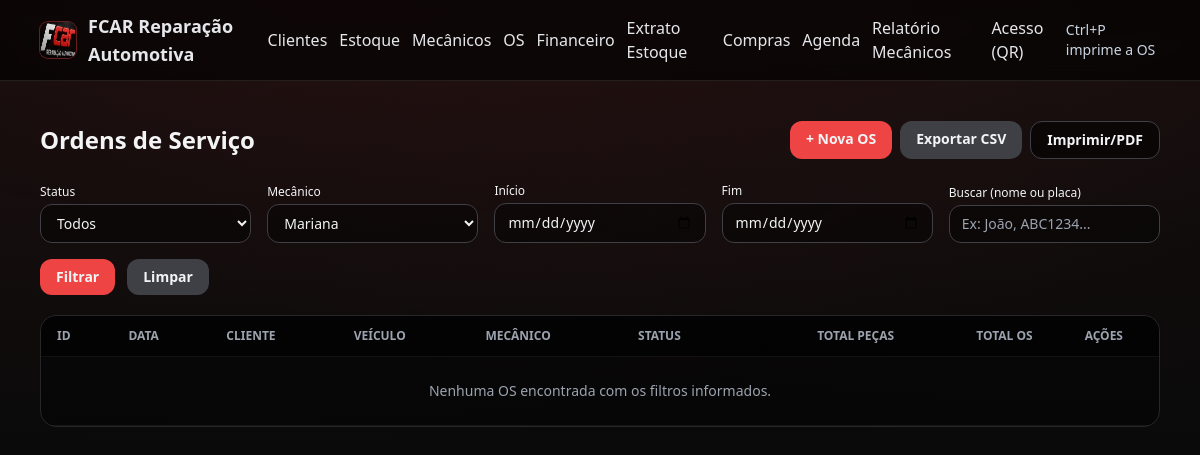
The page /os?mechanic_id=3 on the database as committed earlier.
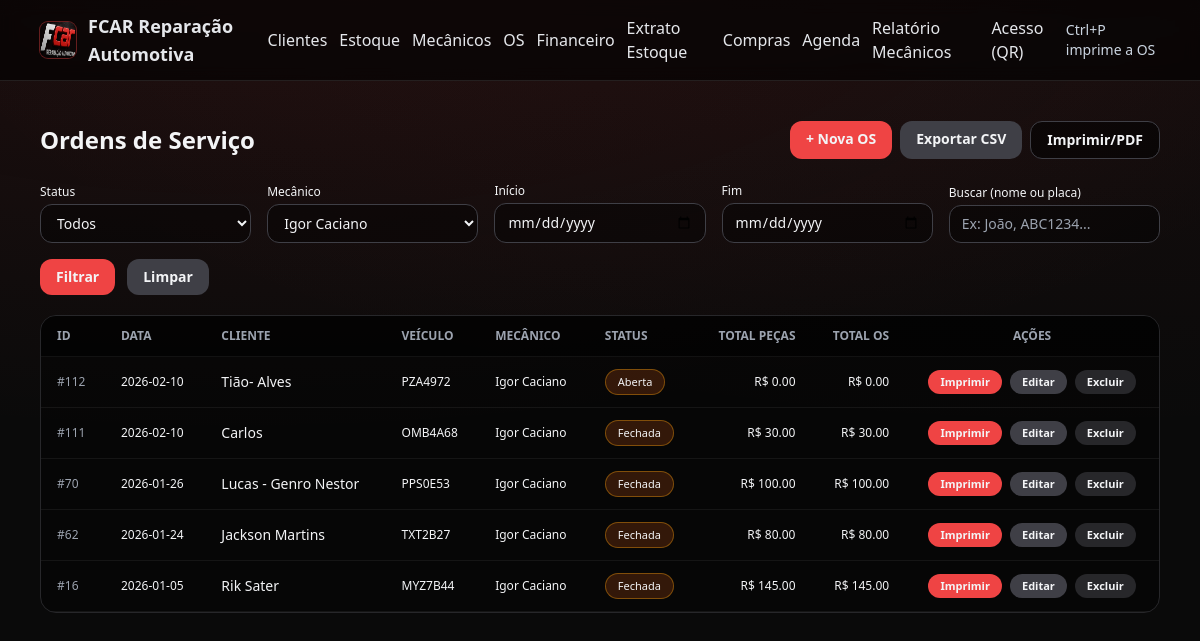
The same page on the database as committed later.
### tables this page shows
CREATE TABLE orders(
    id INTEGER PRIMARY KEY AUTOINCREMENT,
    client_id INTEGER NOT NULL,
    vehicle_id INTEGER,
    created_at TEXT NOT NULL,
    status TEXT NOT NULL DEFAULT 'Aberta',
    notes TEXT,
    labor REAL NOT NULL DEFAULT 0,
    mechanic_id INTEGER,
    pay_method TEXT,
    pay_status TEXT,
    fin_tx_id INTEGER,
    FOREIGN KEY(client_id) REFERENCES clients(id),
    FOREIGN KEY(vehicle_id) REFERENCES vehicles(id),
    FOREIGN KEY(mechanic_id) REFERENCES mechanics(id)
);

### app.py (the view, shortened to what this page needs)
@login_required
@app.route("/os")
def os_list():
    db = get_db()
    status = request.args.get("status", "").strip()
    mech_id = request.args.get("mechanic_id", "").strip()
    d_start = request.args.get("start", "").strip()
    d_end = request.args.get("end", "").strip()
    q = request.args.get("q", "").strip()
    where = []
    params = []
    if status:
        where.append("o.status = ?")
        params.append(status)
    if mech_id:
        try:
            mech_int = int(mech_id)
            where.append("o.mechanic_id = ?")
            params.append(mech_int)
        except ValueError:
            mech_id = ""
    if q:
        where.append("(c.name LIKE ? OR v.plate LIKE ? OR CAST(o.id AS TEXT) LIKE ?)")
        like = f"%{q}%"
        params.extend([like, like, like])
    sql = """
        SELECT o.id, o.created_at, o.status, o.labor,
               c.name AS client_name, v.plate, m.name AS mech,
               COALESCE(SUM(oi.total),0) AS total_itens,
               COALESCE(SUM(oi.total),0) + COALESCE(o.labor,0) AS total_geral
        FROM orders o
        JOIN clients c ON c.id=o.client_id
        LEFT JOIN vehicles v ON v.id=o.vehicle_id
        LEFT JOIN mechanics m ON m.id=o.mechanic_id
        LEFT JOIN order_items oi ON oi.order_id=o.id
    """
    if where:
        sql += " WHERE " + " AND ".join(where)
    sql += " GROUP BY o.id ORDER BY o.id DESC LIMIT 200"
    rows = db.execute(sql, params).fetchall()
    mechs = db.execute("SELECT id, name FROM mechanics ORDER BY name").fetchall()
    return render_template(
        "os_list.html",
        rows=rows,
        mechs=mechs,
        status=status,
        mech_id=mech_id,
        q=q,
        start=d_start,
        end=d_end,
        title="Ordens de Serviço"
    )

### app.py (called while the page is built)
def get_db():
    db = getattr(g, "_db", None)
    if db is None:
        try:
            d = os.path.dirname(DB_PATH)
            if d:
                os.makedirs(d, exist_ok=True)
        except Exception:
            pass
        db = g._db = sqlite3.connect(DB_PATH)
        db.row_factory = sqlite3.Row
    return db

@app.context_processor
def inject_flags():
    try:
        from flask import current_app
        has_acesso = ("acesso" in current_app.view_functions)
    except Exception:
        has_acesso = False
    username = session.get("username")
    return dict(has_acesso=has_acesso, username=username)

### templates/os_list.html (shortened to what the changed rows need)
{% extends "base.html" %}
{% block body %}
<div class="max-w-6xl mx-auto py-6 text-gray-100">
  <div class="flex items-center justify-between mb-6">
    <h1 class="text-2xl font-semibold">Ordens de Serviço</h1>
  </div>
  <form method="get" class="mb-5">
    <div class="grid grid-cols-1 md:grid-cols-5 gap-4 items-end">
      <div>
        <label class="block text-xs mb-1">Mecânico</label>
        <select name="mechanic_id"
                class="w-full rounded-xl bg-black/40 border border-zinc-700 px-3 py-2 text-sm">
          {% for m in mechs %}
          <option value="{{ m.id }}" {% if mech_id and mech_id|int == m.id %}selected{% endif %}>
            {{ m.name }}
          </option>
          {% endfor %}
        </select>
      </div>
    </div>
  </form>
  <div class="overflow-x-auto rounded-2xl border border-zinc-800 bg-black/40">
    <table class="min-w-full text-sm">
      <thead class="bg-black/60 border-b border-zinc-800 text-xs uppercase text-gray-400">
        <tr>
          <th class="px-4 py-3 text-left">ID</th>
          <th class="px-4 py-3 text-left">Data</th>
          <th class="px-4 py-3 text-left">Cliente</th>
          <th class="px-4 py-3 text-left">Veículo</th>
          <th class="px-4 py-3 text-left">Mecânico</th>
          <th class="px-4 py-3 text-left">Status</th>
          <th class="px-4 py-3 text-right">Total peças</th>
          <th class="px-4 py-3 text-right">Total OS</th>
          <th class="px-4 py-3 text-center">Ações</th>
        </tr>
      </thead>
      <tbody>
        {% for r in rows %}
        <tr class="border-b border-zinc-800/70 hover:bg-zinc-900/60">
          <td class="px-4 py-3 text-xs text-gray-400">#{{ r.id }}</td>
          <td class="px-4 py-3 text-xs">
            {{ r.created_at[:10] if r.created_at }}
          </td>
          <td class="px-4 py-3">
            {{ r.client_name }}
          </td>
          <td class="px-4 py-3 text-xs">
            {{ r.plate or '-' }}
          </td>
          <td class="px-4 py-3 text-xs">
            {{ r.mech or '-' }}
          </td>
          <td class="px-4 py-3 text-xs">
            <span class="inline-flex items-center px-3 py-1 rounded-full text-[11px] bg-amber-900/40 border border-amber-500/40">
              {{ r.status }}
            </span>
          </td>
          <td class="px-4 py-3 text-right text-xs">
            R$ {{ '%.2f'|format(r.total_itens or 0) }}
          </td>
          <td class="px-4 py-3 text-right text-xs">
            R$ {{ '%.2f'|format(r.total_geral or 0) }}
          </td>
          <td class="px-4 py-3 text-center text-xs">
            <div class="inline-flex gap-2">
              <a href="{{ url_for('os_view', os_id=r.id, print=1) }}"
                 class="px-3 py-1 rounded-full bg-red-500 hover:bg-red-600 text-[11px] font-semibold">
                Imprimir
              </a>
              <a href="{{ url_for('os_edit', os_id=r.id) }}"
                 class="px-3 py-1 rounded-full bg-zinc-700 hover:bg-zinc-600 text-[11px] font-semibold">
                Editar
              </a>
              <form method="post"
                    action="{{ url_for('os_delete', os_id=r.id) }}"
                    class="inline-block"
                    onsubmit="return confirm('Deseja realmente excluir esta OS?');">
                <button type="submit"
                        class="px-3 py-1 rounded-full bg-zinc-800 hover:bg-zinc-900 text-[11px] font-semibold">
                  Excluir
                </button>
              </form>
            </div>
          </td>
        </tr>
        {% else %}
        <tr>
          <td colspan="9" class="px-4 py-6 text-center text-sm text-gray-400">
            Nenhuma OS encontrada com os filtros informados.
          </td>
        </tr>
        {% endfor %}
      </tbody>
    </table>
  </div>
</div>
{% endblock %}

Rows that differ between the two databases and show on the page:
added orders: id "112", created_at "2026-02-10", client_name "Tião- Alves", plate "PZA4972", mech "Igor Caciano", status "Aberta", labor "0.00"
added orders: id "111", created_at "2026-02-10", client_name "Carlos", plate "OMB4A68", mech "Igor Caciano", status "Fechada", total_itens "30.00", total_geral "30.00"
now on this page (row edited): orders: id "70", created_at "2026-01-26", client_name "Lucas - Genro Nestor", plate "PPS0E53", mech "Igor Caciano", status "Fechada", total_itens "100.00", total_geral "100.00"
now on this page (row edited): orders: id "62", created_at "2026-01-24", client_name "Jackson Martins", plate "TXT2B27", mech "Igor Caciano", status "Fechada", total_itens "80.00", total_geral "80.00"
now on this page (row edited): orders: id "16", created_at "2026-01-05", client_name "Rik Sater", plate "MYZ7B44", mech "Igor Caciano", status "Fechada", total_itens "145.00", total_geral "145.00"
Other text that changed with them:
form field mechanic_id: "Mariana" → "Igor Caciano"
text no longer shown: "Nenhuma OS encontrada com os filtros informados."
